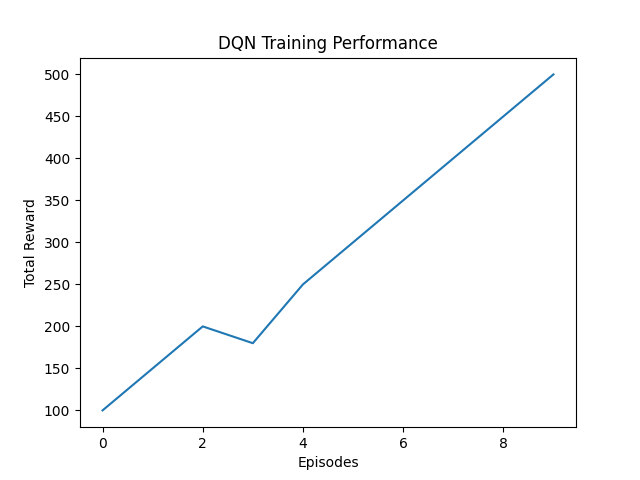

Generate this figure with Python:
import matplotlib.pyplot as plt

# Example Reward History (Replace with actual log)
reward_history = [100, 150, 200, 180, 250, 300, 350, 400, 450, 500]

# Plot rewards over episodes
plt.plot(range(len(reward_history)), reward_history)
plt.xlabel("Episodes")
plt.ylabel("Total Reward")
plt.title("DQN Training Performance")
plt.show()
